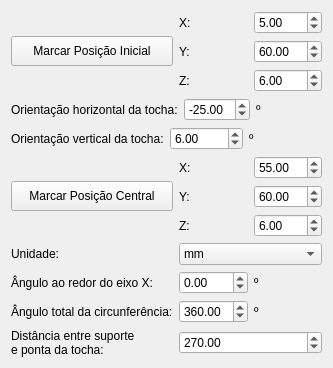
<?xml version="1.0" encoding="UTF-8"?>
<ui version="4.0">
 <class>CircularWidget</class>
 <widget class="QWidget" name="CircularWidget">
  <property name="geometry">
   <rect>
    <x>0</x>
    <y>0</y>
    <width>333</width>
    <height>368</height>
   </rect>
  </property>
  <property name="windowTitle">
   <string>Form</string>
  </property>
  <layout class="QGridLayout" name="gridLayout">
   <item row="2" column="0" colspan="2">
    <layout class="QGridLayout" name="gridLayout_27">
     <item row="0" column="1">
      <widget class="QDoubleSpinBox" name="vAngleSpinBoxx">
       <property name="minimum">
        <double>-90.000000000000000</double>
       </property>
       <property name="maximum">
        <double>90.000000000000000</double>
       </property>
       <property name="value">
        <double>6.000000000000000</double>
       </property>
      </widget>
     </item>
     <item row="0" column="2">
      <widget class="QLabel" name="label_50">
       <property name="text">
        <string>º</string>
       </property>
      </widget>
     </item>
     <item row="0" column="0">
      <widget class="QLabel" name="label_49">
       <property name="text">
        <string>Orientação vertical da tocha:</string>
       </property>
      </widget>
     </item>
    </layout>
   </item>
   <item row="0" column="0">
    <widget class="QPushButton" name="markInitPositionButton">
     <property name="minimumSize">
      <size>
       <width>0</width>
       <height>30</height>
      </size>
     </property>
     <property name="text">
      <string>Marcar Posição Inicial</string>
     </property>
    </widget>
   </item>
   <item row="0" column="1">
    <layout class="QGridLayout" name="gridLayout_2">
     <item row="2" column="0">
      <widget class="QLabel" name="label_32">
       <property name="text">
        <string>Z:</string>
       </property>
      </widget>
     </item>
     <item row="1" column="0">
      <widget class="QLabel" name="label_33">
       <property name="text">
        <string>Y:</string>
       </property>
      </widget>
     </item>
     <item row="0" column="1">
      <widget class="QDoubleSpinBox" name="xinitSpinBoxx">
       <property name="sizePolicy">
        <sizepolicy hsizetype="Minimum" vsizetype="Fixed">
         <horstretch>0</horstretch>
         <verstretch>0</verstretch>
        </sizepolicy>
       </property>
       <property name="maximum">
        <double>850.000000000000000</double>
       </property>
       <property name="value">
        <double>5.000000000000000</double>
       </property>
      </widget>
     </item>
     <item row="0" column="0">
      <widget class="QLabel" name="label_34">
       <property name="text">
        <string>X:</string>
       </property>
      </widget>
     </item>
     <item row="1" column="1">
      <widget class="QDoubleSpinBox" name="yinitSpinBoxx">
       <property name="maximum">
        <double>750.000000000000000</double>
       </property>
       <property name="value">
        <double>60.000000000000000</double>
       </property>
      </widget>
     </item>
     <item row="2" column="1">
      <widget class="QDoubleSpinBox" name="zinitSpinBoxx">
       <property name="value">
        <double>6.000000000000000</double>
       </property>
      </widget>
     </item>
    </layout>
   </item>
   <item row="1" column="0" colspan="2">
    <layout class="QGridLayout" name="gridLayout_29">
     <item row="0" column="2">
      <widget class="QLabel" name="label_52">
       <property name="text">
        <string>º</string>
       </property>
      </widget>
     </item>
     <item row="0" column="1">
      <widget class="QDoubleSpinBox" name="hAngleSpinBoxx">
       <property name="minimum">
        <double>-90.000000000000000</double>
       </property>
       <property name="maximum">
        <double>90.000000000000000</double>
       </property>
       <property name="value">
        <double>-25.000000000000000</double>
       </property>
      </widget>
     </item>
     <item row="0" column="0">
      <widget class="QLabel" name="label_51">
       <property name="text">
        <string>Orientação horizontal da tocha:</string>
       </property>
      </widget>
     </item>
    </layout>
   </item>
   <item row="3" column="0">
    <widget class="QPushButton" name="markCentralPositionButton">
     <property name="minimumSize">
      <size>
       <width>0</width>
       <height>30</height>
      </size>
     </property>
     <property name="text">
      <string>Marcar Posição Central</string>
     </property>
    </widget>
   </item>
   <item row="3" column="1">
    <layout class="QGridLayout" name="gridLayout_28">
     <item row="0" column="0">
      <widget class="QLabel" name="label_36">
       <property name="text">
        <string>X:</string>
       </property>
      </widget>
     </item>
     <item row="0" column="1">
      <widget class="QDoubleSpinBox" name="xcenterSpinBox">
       <property name="maximum">
        <double>850.000000000000000</double>
       </property>
       <property name="value">
        <double>55.000000000000000</double>
       </property>
      </widget>
     </item>
     <item row="1" column="0">
      <widget class="QLabel" name="label_37">
       <property name="text">
        <string>Y:</string>
       </property>
      </widget>
     </item>
     <item row="1" column="1">
      <widget class="QDoubleSpinBox" name="ycenterSpinBox">
       <property name="maximum">
        <double>750.000000000000000</double>
       </property>
       <property name="value">
        <double>60.000000000000000</double>
       </property>
      </widget>
     </item>
     <item row="2" column="0">
      <widget class="QLabel" name="label_38">
       <property name="text">
        <string>Z:</string>
       </property>
      </widget>
     </item>
     <item row="2" column="1">
      <widget class="QDoubleSpinBox" name="zcenterSpinBox">
       <property name="value">
        <double>6.000000000000000</double>
       </property>
      </widget>
     </item>
    </layout>
   </item>
   <item row="4" column="0">
    <widget class="QLabel" name="label_29">
     <property name="text">
      <string>Unidade:</string>
     </property>
    </widget>
   </item>
   <item row="4" column="1">
    <widget class="QComboBox" name="initFinalPosUnitComboBox">
     <property name="sizeIncrement">
      <size>
       <width>0</width>
       <height>0</height>
      </size>
     </property>
     <item>
      <property name="text">
       <string>mm</string>
      </property>
     </item>
     <item>
      <property name="text">
       <string>cm</string>
      </property>
     </item>
     <item>
      <property name="text">
       <string>m</string>
      </property>
     </item>
     <item>
      <property name="text">
       <string>pulsos</string>
      </property>
     </item>
     <item>
      <property name="text">
       <string>&quot;</string>
      </property>
     </item>
    </widget>
   </item>
   <item row="5" column="0">
    <widget class="QLabel" name="label_35">
     <property name="text">
      <string>Ângulo ao redor do eixo X:</string>
     </property>
    </widget>
   </item>
   <item row="5" column="1">
    <layout class="QGridLayout" name="gridLayout_26">
     <item row="0" column="0">
      <widget class="QDoubleSpinBox" name="xangleSpinBoxx">
       <property name="minimum">
        <double>-90.000000000000000</double>
       </property>
       <property name="maximum">
        <double>90.000000000000000</double>
       </property>
      </widget>
     </item>
     <item row="0" column="1">
      <widget class="QLabel" name="label_48">
       <property name="text">
        <string>º</string>
       </property>
      </widget>
     </item>
    </layout>
   </item>
   <item row="6" column="0">
    <widget class="QLabel" name="label_39">
     <property name="text">
      <string>Ângulo total da circunferência:</string>
     </property>
    </widget>
   </item>
   <item row="6" column="1">
    <layout class="QGridLayout" name="gridLayout_31">
     <item row="0" column="1">
      <widget class="QLabel" name="label_54">
       <property name="text">
        <string>º</string>
       </property>
      </widget>
     </item>
     <item row="0" column="0">
      <widget class="QDoubleSpinBox" name="rangeSpinBox">
       <property name="minimum">
        <double>-360.000000000000000</double>
       </property>
       <property name="maximum">
        <double>720.000000000000000</double>
       </property>
       <property name="value">
        <double>360.000000000000000</double>
       </property>
      </widget>
     </item>
    </layout>
   </item>
   <item row="7" column="0">
    <widget class="QLabel" name="label">
     <property name="text">
      <string>Distância entre suporte
e ponta da tocha:</string>
     </property>
    </widget>
   </item>
   <item row="7" column="1">
    <widget class="QDoubleSpinBox" name="supportTipDistSpinBox">
     <property name="maximum">
      <double>300.000000000000000</double>
     </property>
     <property name="value">
      <double>270.000000000000000</double>
     </property>
    </widget>
   </item>
  </layout>
  <zorder>markInitPositionButton</zorder>
  <zorder>label_35</zorder>
  <zorder>label_29</zorder>
  <zorder>markCentralPositionButton</zorder>
  <zorder>initFinalPosUnitComboBox</zorder>
  <zorder>label_39</zorder>
  <zorder>label</zorder>
  <zorder>supportTipDistSpinBox</zorder>
 </widget>
 <resources/>
 <connections/>
</ui>
